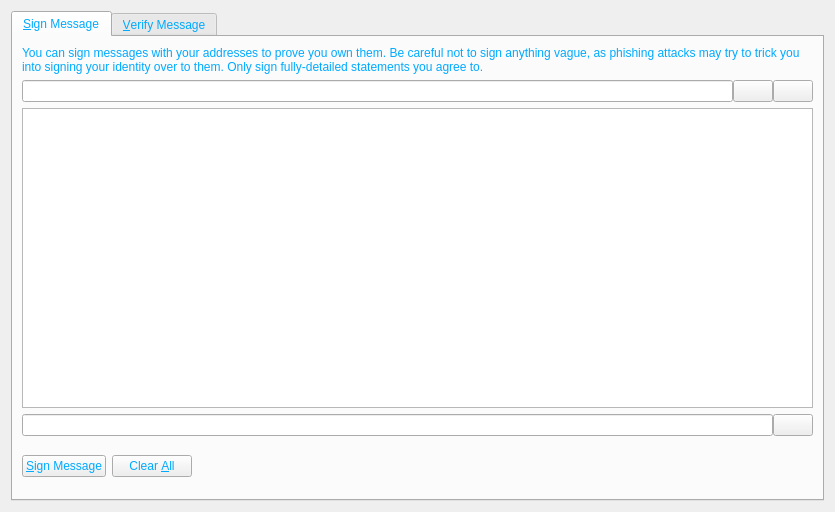
<?xml version="1.0" encoding="UTF-8"?>
<ui version="4.0">
 <class>SignVerifyMessageDialog</class>
 <widget class="QDialog" name="SignVerifyMessageDialog">
  <property name="geometry">
   <rect>
    <x>0</x>
    <y>0</y>
    <width>835</width>
    <height>512</height>
   </rect>
  </property>
  <property name="windowTitle">
   <string>Signatures - Sign / Verify a Message</string>
  </property>
  <property name="styleSheet">
   <string notr="true">background-image: url(:/images/as1);
color: rgb(0, 170, 255);</string>
  </property>
  <property name="modal">
   <bool>true</bool>
  </property>
  <layout class="QVBoxLayout" name="verticalLayout">
   <item>
    <widget class="QTabWidget" name="tabWidget">
     <property name="styleSheet">
      <string notr="true"/>
     </property>
     <property name="currentIndex">
      <number>0</number>
     </property>
     <widget class="QWidget" name="tabSignMessage">
      <attribute name="title">
       <string>&amp;Sign Message</string>
      </attribute>
      <layout class="QVBoxLayout" name="verticalLayout_SM">
       <item>
        <widget class="QLabel" name="infoLabel_SM">
         <property name="text">
          <string>You can sign messages with your addresses to prove you own them. Be careful not to sign anything vague, as phishing attacks may try to trick you into signing your identity over to them. Only sign fully-detailed statements you agree to.</string>
         </property>
         <property name="textFormat">
          <enum>Qt::PlainText</enum>
         </property>
         <property name="wordWrap">
          <bool>true</bool>
         </property>
        </widget>
       </item>
       <item>
        <layout class="QHBoxLayout" name="horizontalLayout_1_SM">
         <property name="spacing">
          <number>0</number>
         </property>
         <item>
          <widget class="QValidatedLineEdit" name="addressIn_SM">
           <property name="toolTip">
            <string>The address to sign the message with (e.g. SoxZqgY4r2RoEdqYk3QsAqFckyf9pRHN6i)</string>
           </property>
           <property name="maxLength">
            <number>34</number>
           </property>
          </widget>
         </item>
         <item>
          <widget class="QPushButton" name="addressBookButton_SM">
           <property name="toolTip">
            <string>Choose an address from the address book</string>
           </property>
           <property name="text">
            <string/>
           </property>
           <property name="icon">
            <iconset resource="../bitcoin.qrc">
             <normaloff>:/icons/address-book</normaloff>:/icons/address-book</iconset>
           </property>
           <property name="shortcut">
            <string>Alt+A</string>
           </property>
           <property name="autoDefault">
            <bool>false</bool>
           </property>
          </widget>
         </item>
         <item>
          <widget class="QPushButton" name="pasteButton_SM">
           <property name="toolTip">
            <string>Paste address from clipboard</string>
           </property>
           <property name="text">
            <string/>
           </property>
           <property name="icon">
            <iconset resource="../bitcoin.qrc">
             <normaloff>:/icons/editpaste</normaloff>:/icons/editpaste</iconset>
           </property>
           <property name="shortcut">
            <string>Alt+P</string>
           </property>
           <property name="autoDefault">
            <bool>false</bool>
           </property>
          </widget>
         </item>
        </layout>
       </item>
       <item>
        <widget class="QPlainTextEdit" name="messageIn_SM">
         <property name="toolTip">
          <string>Enter the message you want to sign here</string>
         </property>
        </widget>
       </item>
       <item>
        <layout class="QHBoxLayout" name="horizontalLayout_2_SM">
         <property name="spacing">
          <number>0</number>
         </property>
         <item>
          <widget class="QLineEdit" name="signatureOut_SM">
           <property name="font">
            <font>
             <italic>true</italic>
            </font>
           </property>
           <property name="readOnly">
            <bool>true</bool>
           </property>
          </widget>
         </item>
         <item>
          <widget class="QPushButton" name="copySignatureButton_SM">
           <property name="toolTip">
            <string>Copy the current signature to the system clipboard</string>
           </property>
           <property name="text">
            <string/>
           </property>
           <property name="icon">
            <iconset resource="../bitcoin.qrc">
             <normaloff>:/icons/editcopy</normaloff>:/icons/editcopy</iconset>
           </property>
           <property name="autoDefault">
            <bool>false</bool>
           </property>
          </widget>
         </item>
        </layout>
       </item>
       <item>
        <layout class="QHBoxLayout" name="horizontalLayout_3_SM">
         <item>
          <widget class="QPushButton" name="signMessageButton_SM">
           <property name="toolTip">
            <string>Sign the message to prove you own this Soxax address</string>
           </property>
           <property name="text">
            <string>&amp;Sign Message</string>
           </property>
           <property name="icon">
            <iconset resource="../bitcoin.qrc">
             <normaloff>:/icons/edit</normaloff>:/icons/edit</iconset>
           </property>
           <property name="autoDefault">
            <bool>false</bool>
           </property>
          </widget>
         </item>
         <item>
          <widget class="QPushButton" name="clearButton_SM">
           <property name="toolTip">
            <string>Reset all sign message fields</string>
           </property>
           <property name="text">
            <string>Clear &amp;All</string>
           </property>
           <property name="icon">
            <iconset resource="../bitcoin.qrc">
             <normaloff>:/icons/remove</normaloff>:/icons/remove</iconset>
           </property>
           <property name="autoDefault">
            <bool>false</bool>
           </property>
          </widget>
         </item>
         <item>
          <spacer name="horizontalSpacer_1_SM">
           <property name="orientation">
            <enum>Qt::Horizontal</enum>
           </property>
           <property name="sizeHint" stdset="0">
            <size>
             <width>40</width>
             <height>48</height>
            </size>
           </property>
          </spacer>
         </item>
         <item>
          <widget class="QLabel" name="statusLabel_SM">
           <property name="font">
            <font>
             <weight>75</weight>
             <bold>true</bold>
            </font>
           </property>
           <property name="text">
            <string/>
           </property>
           <property name="wordWrap">
            <bool>true</bool>
           </property>
          </widget>
         </item>
         <item>
          <spacer name="horizontalSpacer_2_SM">
           <property name="orientation">
            <enum>Qt::Horizontal</enum>
           </property>
           <property name="sizeHint" stdset="0">
            <size>
             <width>40</width>
             <height>48</height>
            </size>
           </property>
          </spacer>
         </item>
        </layout>
       </item>
      </layout>
     </widget>
     <widget class="QWidget" name="tabVerifyMessage">
      <attribute name="title">
       <string>&amp;Verify Message</string>
      </attribute>
      <layout class="QVBoxLayout" name="verticalLayout_VM">
       <item>
        <widget class="QLabel" name="infoLabel_VM">
         <property name="text">
          <string>Enter the signing address, message (ensure you copy line breaks, spaces, tabs, etc. exactly) and signature below to verify the message. Be careful not to read more into the signature than what is in the signed message itself, to avoid being tricked by a man-in-the-middle attack.</string>
         </property>
         <property name="textFormat">
          <enum>Qt::PlainText</enum>
         </property>
         <property name="alignment">
          <set>Qt::AlignLeading|Qt::AlignLeft|Qt::AlignTop</set>
         </property>
         <property name="wordWrap">
          <bool>true</bool>
         </property>
        </widget>
       </item>
       <item>
        <layout class="QHBoxLayout" name="horizontalLayout_1_VM">
         <property name="spacing">
          <number>0</number>
         </property>
         <item>
          <widget class="QValidatedLineEdit" name="addressIn_VM">
           <property name="toolTip">
            <string>The address the message was signed with (e.g. SoxZqgY4r2RoEdqYk3QsAqFckyf9pRHN6i)</string>
           </property>
           <property name="maxLength">
            <number>34</number>
           </property>
          </widget>
         </item>
         <item>
          <widget class="QPushButton" name="addressBookButton_VM">
           <property name="toolTip">
            <string>Choose an address from the address book</string>
           </property>
           <property name="text">
            <string/>
           </property>
           <property name="icon">
            <iconset resource="../bitcoin.qrc">
             <normaloff>:/icons/address-book</normaloff>:/icons/address-book</iconset>
           </property>
           <property name="shortcut">
            <string>Alt+A</string>
           </property>
           <property name="autoDefault">
            <bool>false</bool>
           </property>
          </widget>
         </item>
        </layout>
       </item>
       <item>
        <widget class="QPlainTextEdit" name="messageIn_VM"/>
       </item>
       <item>
        <widget class="QValidatedLineEdit" name="signatureIn_VM"/>
       </item>
       <item>
        <layout class="QHBoxLayout" name="horizontalLayout_2_VM">
         <item>
          <widget class="QPushButton" name="verifyMessageButton_VM">
           <property name="toolTip">
            <string>Verify the message to ensure it was signed with the specified Soxax address</string>
           </property>
           <property name="text">
            <string>&amp;Verify Message</string>
           </property>
           <property name="icon">
            <iconset resource="../bitcoin.qrc">
             <normaloff>:/icons/transaction_0</normaloff>:/icons/transaction_0</iconset>
           </property>
           <property name="autoDefault">
            <bool>false</bool>
           </property>
          </widget>
         </item>
         <item>
          <widget class="QPushButton" name="clearButton_VM">
           <property name="toolTip">
            <string>Reset all verify message fields</string>
           </property>
           <property name="text">
            <string>Clear &amp;All</string>
           </property>
           <property name="icon">
            <iconset resource="../bitcoin.qrc">
             <normaloff>:/icons/remove</normaloff>:/icons/remove</iconset>
           </property>
           <property name="autoDefault">
            <bool>false</bool>
           </property>
          </widget>
         </item>
         <item>
          <spacer name="horizontalSpacer_1_VM">
           <property name="orientation">
            <enum>Qt::Horizontal</enum>
           </property>
           <property name="sizeHint" stdset="0">
            <size>
             <width>40</width>
             <height>48</height>
            </size>
           </property>
          </spacer>
         </item>
         <item>
          <widget class="QLabel" name="statusLabel_VM">
           <property name="font">
            <font>
             <weight>75</weight>
             <bold>true</bold>
            </font>
           </property>
           <property name="text">
            <string/>
           </property>
           <property name="wordWrap">
            <bool>true</bool>
           </property>
          </widget>
         </item>
         <item>
          <spacer name="horizontalSpacer_2_VM">
           <property name="orientation">
            <enum>Qt::Horizontal</enum>
           </property>
           <property name="sizeHint" stdset="0">
            <size>
             <width>40</width>
             <height>48</height>
            </size>
           </property>
          </spacer>
         </item>
        </layout>
       </item>
      </layout>
     </widget>
    </widget>
   </item>
  </layout>
 </widget>
 <customwidgets>
  <customwidget>
   <class>QValidatedLineEdit</class>
   <extends>QLineEdit</extends>
   <header>qvalidatedlineedit.h</header>
  </customwidget>
 </customwidgets>
 <resources>
  <include location="../bitcoin.qrc"/>
 </resources>
 <connections/>
</ui>
